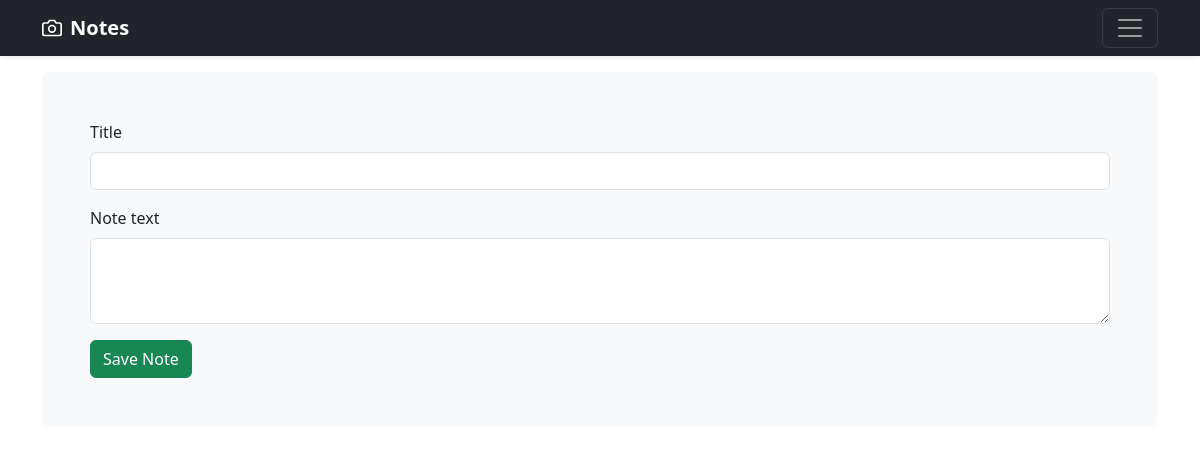
The app's page /, older data.
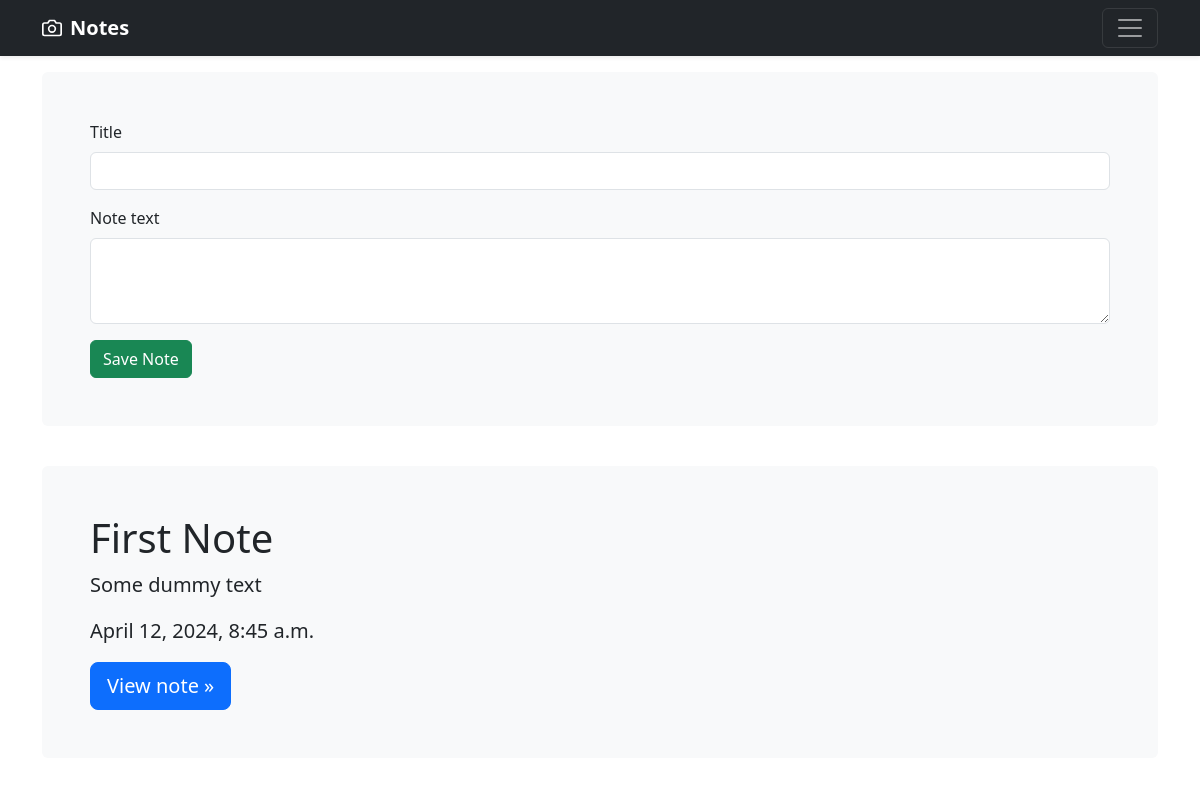
The same page, newer data.
### main/models.py (models this page shows, shortened)
class Note(models.Model):
    title = models.CharField(max_length=60)
    content = models.TextField()
    created = models.DateTimeField(auto_now_add=True)
    author = models.CharField(max_length=60)

### main/views.py (the view)
# urls.py: path("", index, name="notes"),
def index(request):
    if request.method == "POST":
        form = NoteForm(request.POST)
        if form.is_valid():
            form.save()
    notes = Note.objects.all().order_by("-id")
    return render(request, "notes.html", {"notes": notes})

### main/templates/notes.html (shortened to what this page needs)
{% extends 'base.html' %}
{% block content %}
<main class="container">
  <div class="bg-body-tertiary p-5 rounded mt-3">
    <form method="post">
      <div class="mb-3">
        <label for="title" class="form-label">Title</label>
        <input class="form-control" id="title" name="title">
      </div>
      <div class="mb-3">
        <label for="content" class="form-label">Note text</label>
        <textarea class="form-control" id="content" rows="3" name="content"></textarea>
      </div>
      <button type="submit" class="btn btn-success">Save Note</button>
    </form>
  </div>
  {% for note in notes %}
  <br>
  <div class="bg-body-tertiary p-5 rounded mt-3">
    <h1> {{ note.title }} </h1>
    <p class="lead"> {{ note.content }} </p>
    <p class="lead"> {{ note.created }} </p>
    <a class="btn btn-lg btn-primary" href="note\{{ note.pk }}" role="button">View note »</a>
  </div>
  {% endfor %}
</main>
{% endblock %}

### main/templates/base.html (shortened to what this page needs)
<!DOCTYPE html>
<html lang="en">
<head>
  <link href="https://cdn.jsdelivr.net/npm/bootstrap@5.3.2/dist/css/bootstrap.min.css" rel="stylesheet"
>
</head>
<body>
  <header data-bs-theme="dark">
    <div class="navbar navbar-dark bg-dark shadow-sm">
      <div class="container">
        <a href="#" class="navbar-brand d-flex align-items-center">
          <strong>Notes</strong>
        </a>
        <button class="navbar-toggler" type="button" data-bs-toggle="collapse" data-bs-target="#navbarHeader"
          aria-controls="navbarHeader" aria-expanded="false" aria-label="Toggle navigation">
          <span class="navbar-toggler-icon"></span>
        </button>
      </div>
    </div>
  </header>
  {% block content %}{% endblock %}
</body>
</html>

Row changes from the older to the newer data that the page shows:
added Note: title "First Note", content "Some dummy text", created "April 12, 2024, 8:45 a.m."
